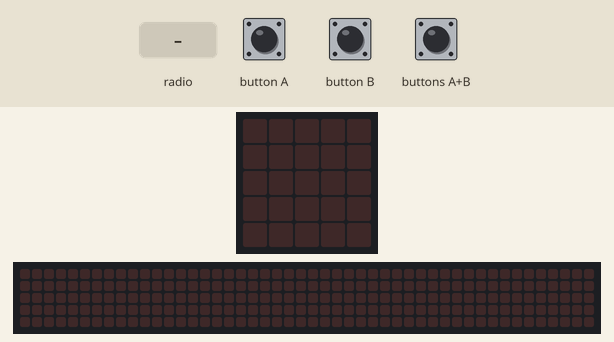
Simulated run of this program. Board: BBC micro:bit (MakeCode). Parts: the board's 5×5 LED display, a strip that is not on the board, showing the scrolling text unrolled. The inputs (shaded band) are chosen by the test bench. The 48×5 strip is a reading aid, not a part: it shows the text the display is scrolling, unrolled, one strip-width of it at a time.

Above: at 1.2 s.
1.3 s: radio message "3" arrives
At 1.37 s:
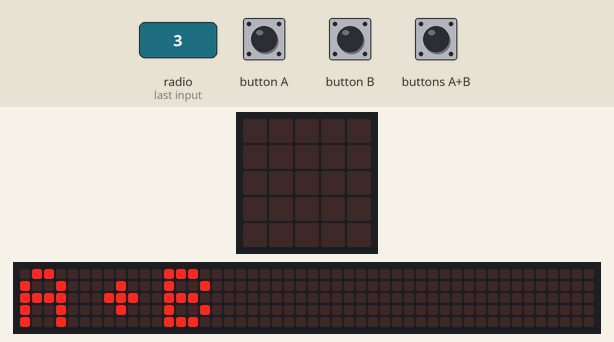
4.3 s: radio message "1" arrives
At 6.0 s:
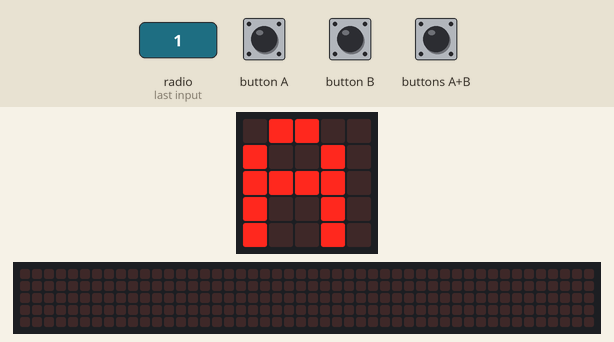
6.4 s: radio message "2" arrives
At 7.2 s:
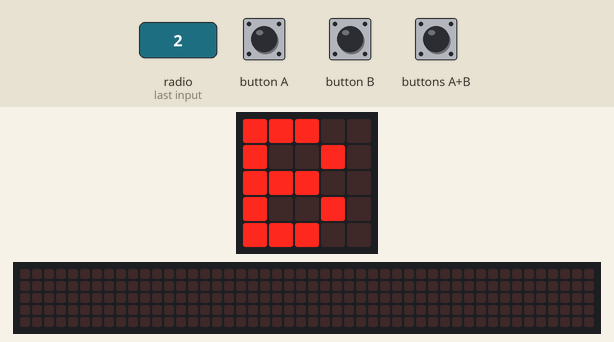
7.9 s: radio message "3" arrives
At 7.97 s:
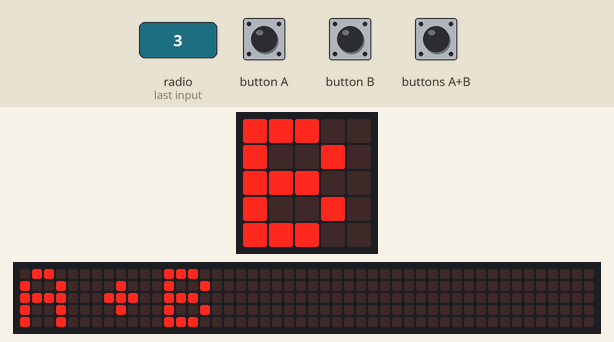
Timing chart, 0 to 10.9 s (numbered marks = the images above; inputs shaded):
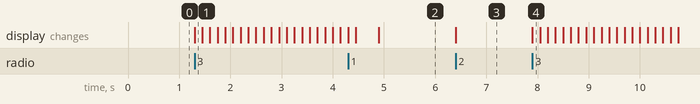

The program:

main.ts
```typescript
radio.onReceivedNumber(function (receivedNumber) {
    if (1 == receivedNumber) {
        basic.showString("A")
    }
    if (2 == receivedNumber) {
        basic.showString("B")
    }
    if (3 == receivedNumber) {
        basic.showString("A+B")
    }
})
input.onButtonPressed(Button.A, function () {
    radio.sendNumber(1)
})
input.onButtonPressed(Button.AB, function () {
    radio.sendNumber(3)
})
input.onButtonPressed(Button.B, function () {
    radio.sendNumber(2)
})
radio.setGroup(7)
basic.forever(function () {

})
```

test.ts
```typescript
// aquí va el archivo "tests"; esto no se compilará cuando este paquete se utilice como una extensión.
```

Measured:
- after the input at 1.3 s, the display: changes at once (image 1)
- after the input at 4.3 s, the display: first differs from a run without the input after 0.60 s (image 2)
- after the input at 6.4 s, the display: changes at once (image 3)
- after the input at 7.9 s, the display: changes at once (image 4)
